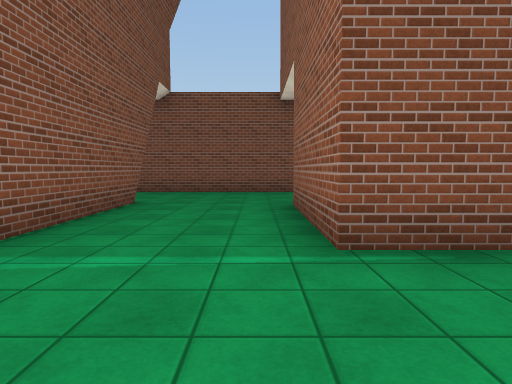
[1] (above)

24 first-person views from a walk through a Unity game level. The camera is 1.3 m above the floor, tilts 4° down and sees 75° across. The floor is counted in squares, 2 m on a side. Each view is taken from the middle of a square. On the plan, view 1 faces up. The plan holds only what a view shows up to about 10 squares ahead; the rest is blank. The place goes on beyond the plan. The player is left out. Some animated figures are not drawn. Surface patterns are stand-ins for the level's own textures.

[2]
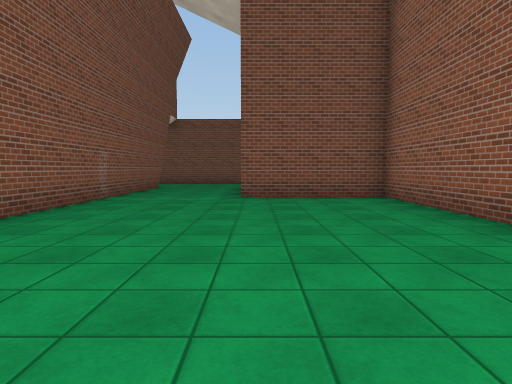

[3]
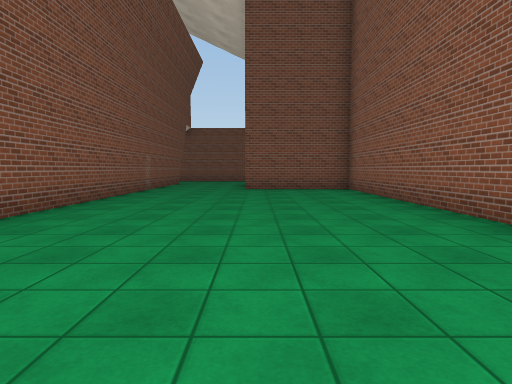

[4]
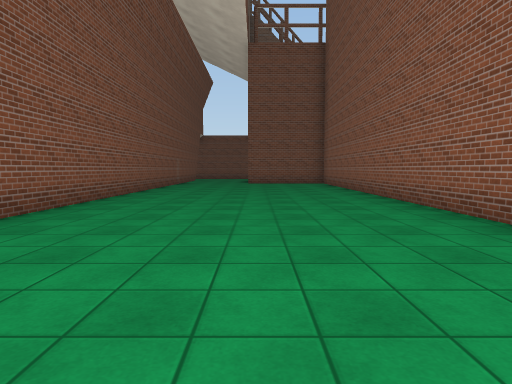

[5]
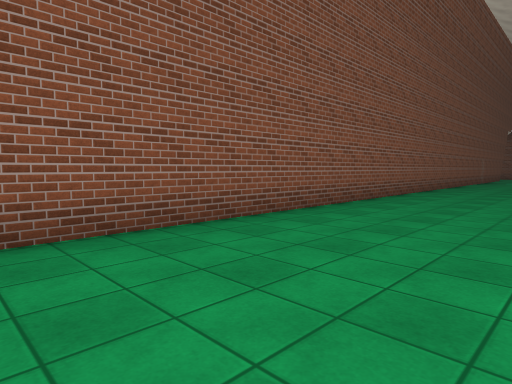

[6]
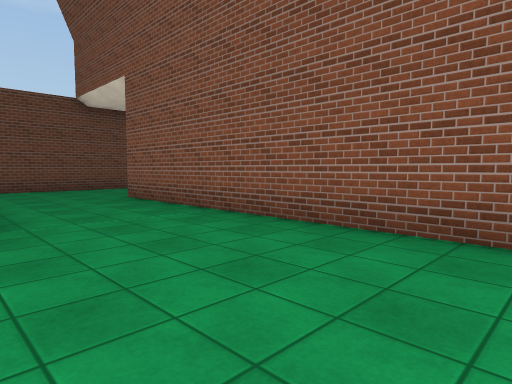

[7]
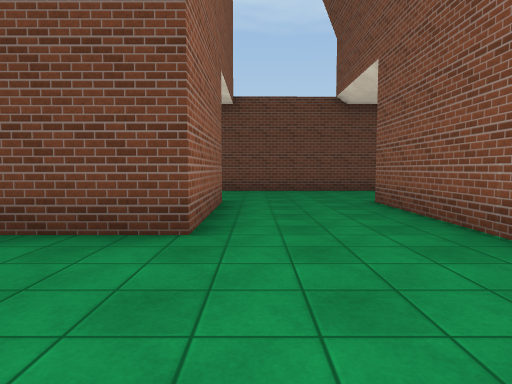

[8]
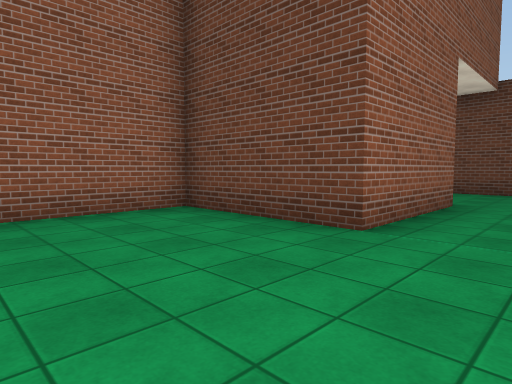

[9]
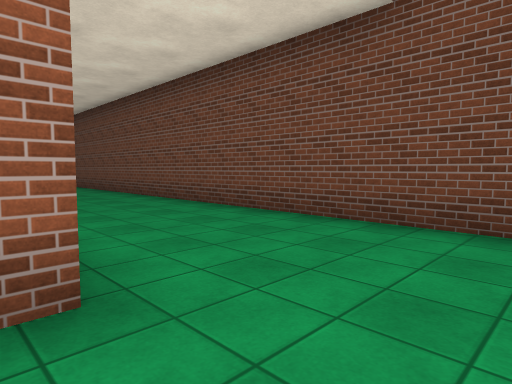

[10]
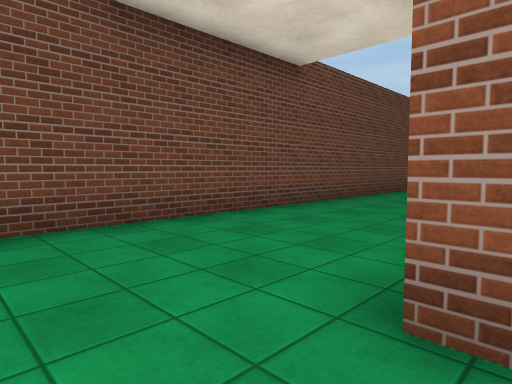

[11]
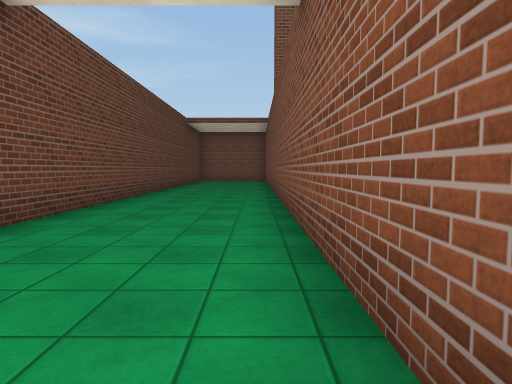

[12]
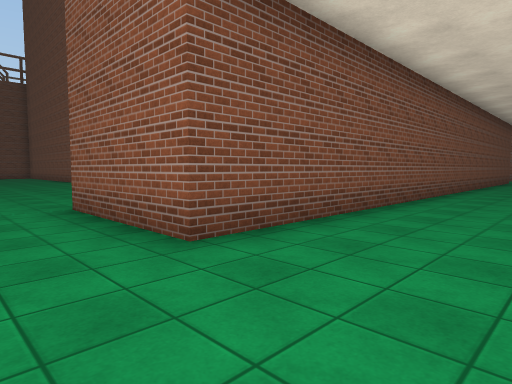

[13]
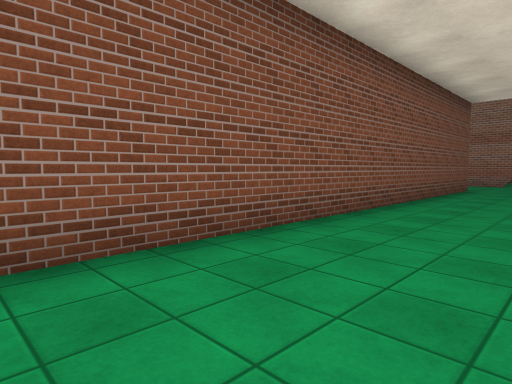

[14]
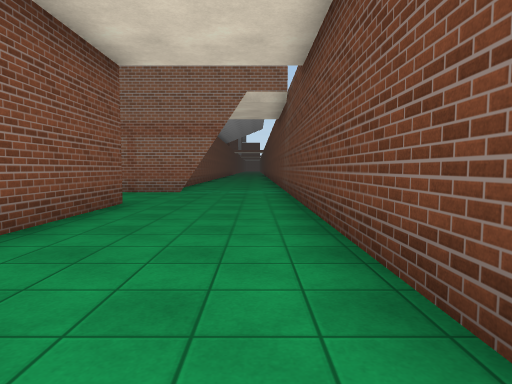

[15]
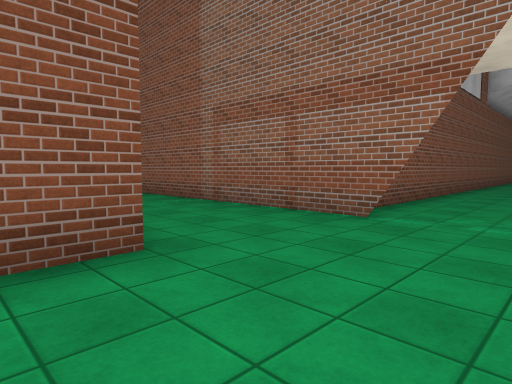

[16]
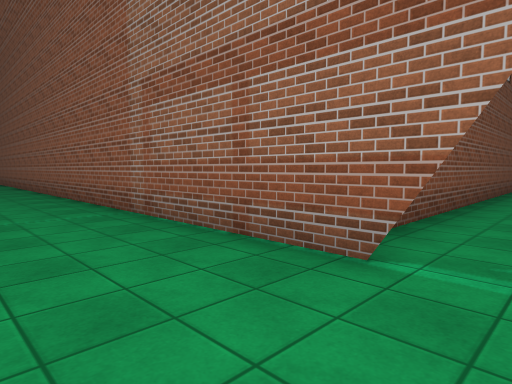

[17]
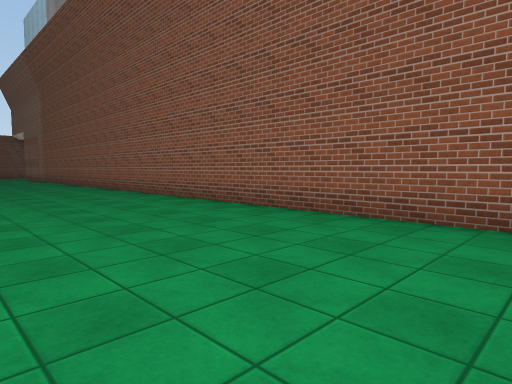

[18]
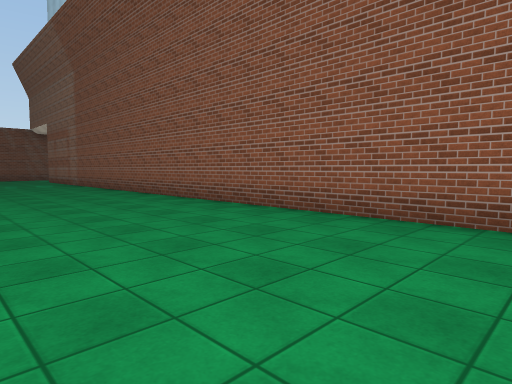

[19]
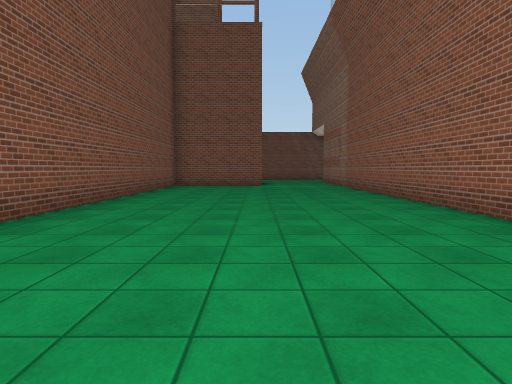

[20]
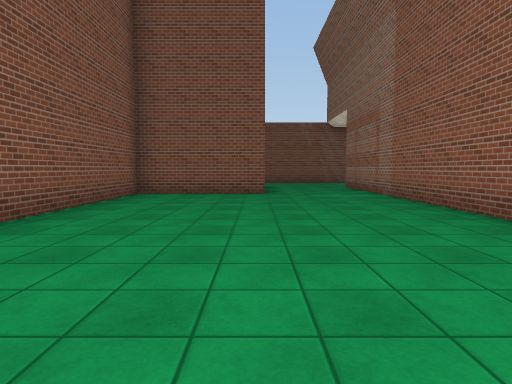

[21]
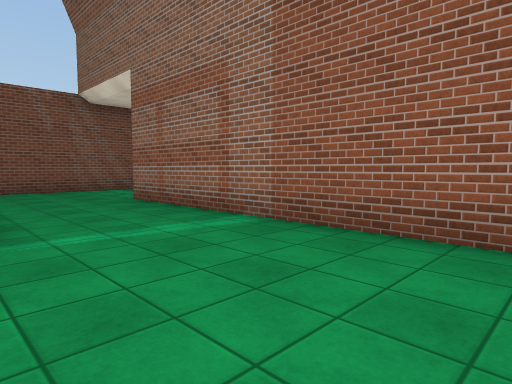

[22]
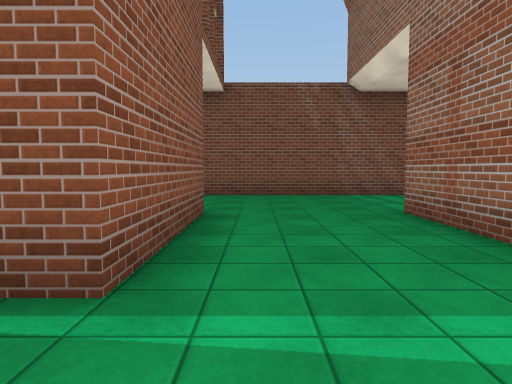

[23]
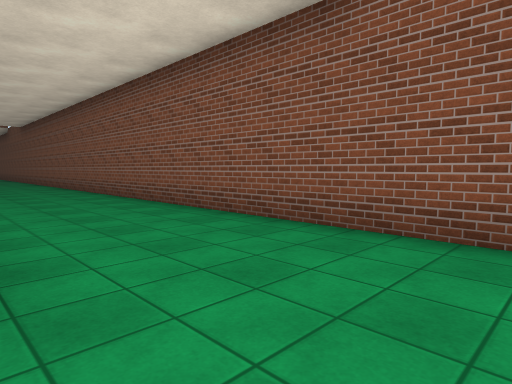

[24]
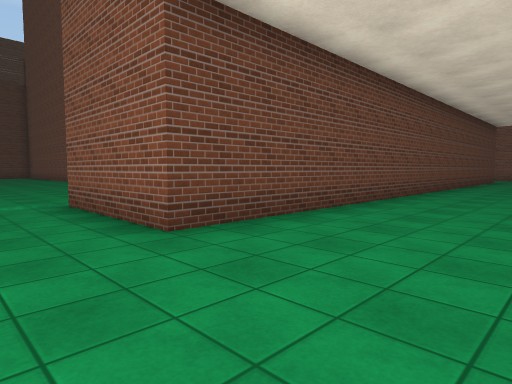

### Floor plan
Points are (right, up) in squares from view 1. A wall is a line through its corners. A room is listed if a view was taken in it or the views show most of it. See-through windows are left out.
Room 1 (views 1, 2, 3, 4, 5, 6, 7, 8, 9, 10, 11, 12, 13, 14, 15, 16)
walls: (4, -8.2) (4, 2.6) (0.6, 2.6) (0.6, 4.5); (-2.6, -20.5) (-11.9, -20.5); (12, -23.9) (20.9, -23.9); (17.2, -20.5) (0.7, -20.5) (0.7, -17.2) (4, -17.2) (4, -14.6); (-12, -23.9) (9.4, -23.9); (-2.3, 5.4) (-2.3, -20.5); (24.5, -20.5) (21.8, -20.5)
ways out: opening at (-0.5, 5.5) to room 2; opening at (18.5, -20.5) to room 2
Room 2 (views 17, 18, 19, 20, 21, 22, 23, 24)
walls: (7.9, 5.9) (17.2, 5.9) (17.2, 2.6) (13.9, 2.6) (13.9, -6.1); (21.8, 9.3) (8, 9.3); (0.6, 4.5) (0.6, 6); (1.1, 9.3) (-3.2, 9.3); (-2.3, 6.9) (-2.3, 5.4); (20.2, -21.5) (20.2, 6)
ways out: opening at (-0.5, 5.5) to room 1; opening at (18.5, -20.5) to room 1

Positions as (right, up) in squares from view 1, and headings:
1: (0, 0), facing up
2: (1, -5), facing up
3: (1, -8), facing up
4: (1, -12), facing up
5: (1, -15), facing up-left
6: (1, -13), facing down-left
7: (0, -14), facing down
8: (-1, -14), facing down-right
9: (-1, -20), facing down-right
10: (-1, -20), facing down-left
11: (-2, -21), facing left
12: (-1, -23), facing up-right
13: (6, -23), facing up-right
14: (11, -23), facing right
15: (16, -23), facing up-right
16: (18, -22), facing up-right
17: (16, -17), facing up-right
18: (16, -12), facing up-right
19: (17, -10), facing up
20: (17, -6), facing up
21: (17, -1), facing up-right
22: (18, 1), facing up
23: (19, 6), facing up-left
24: (19, 9), facing down-left
